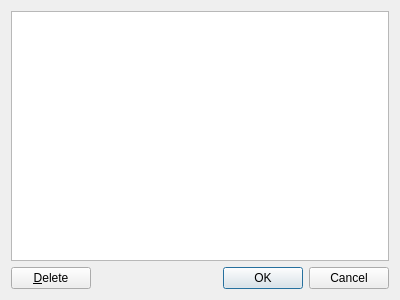
<?xml version="1.0" encoding="UTF-8"?>
<ui version="4.0">
 <class>TextToSpeechEditor</class>
 <widget class="QDialog" name="TextToSpeechEditor">
  <property name="geometry">
   <rect>
    <x>0</x>
    <y>0</y>
    <width>400</width>
    <height>300</height>
   </rect>
  </property>
  <property name="windowTitle">
   <string>Dialog</string>
  </property>
  <layout class="QVBoxLayout" name="verticalLayout">
   <item>
    <widget class="QListWidget" name="wordList">
     <property name="selectionMode">
      <enum>QAbstractItemView::ExtendedSelection</enum>
     </property>
    </widget>
   </item>
   <item>
    <layout class="QHBoxLayout" name="horizontalLayout">
     <item>
      <widget class="QPushButton" name="deleteItem">
       <property name="text">
        <string>&amp;Delete</string>
       </property>
      </widget>
     </item>
     <item>
      <widget class="QDialogButtonBox" name="buttonBox">
       <property name="orientation">
        <enum>Qt::Horizontal</enum>
       </property>
       <property name="standardButtons">
        <set>QDialogButtonBox::Cancel|QDialogButtonBox::Ok</set>
       </property>
      </widget>
     </item>
    </layout>
   </item>
  </layout>
 </widget>
 <resources/>
 <connections>
  <connection>
   <sender>buttonBox</sender>
   <signal>accepted()</signal>
   <receiver>TextToSpeechEditor</receiver>
   <slot>accept()</slot>
   <hints>
    <hint type="sourcelabel">
     <x>248</x>
     <y>254</y>
    </hint>
    <hint type="destinationlabel">
     <x>157</x>
     <y>274</y>
    </hint>
   </hints>
  </connection>
  <connection>
   <sender>buttonBox</sender>
   <signal>rejected()</signal>
   <receiver>TextToSpeechEditor</receiver>
   <slot>reject()</slot>
   <hints>
    <hint type="sourcelabel">
     <x>316</x>
     <y>260</y>
    </hint>
    <hint type="destinationlabel">
     <x>286</x>
     <y>274</y>
    </hint>
   </hints>
  </connection>
 </connections>
</ui>
